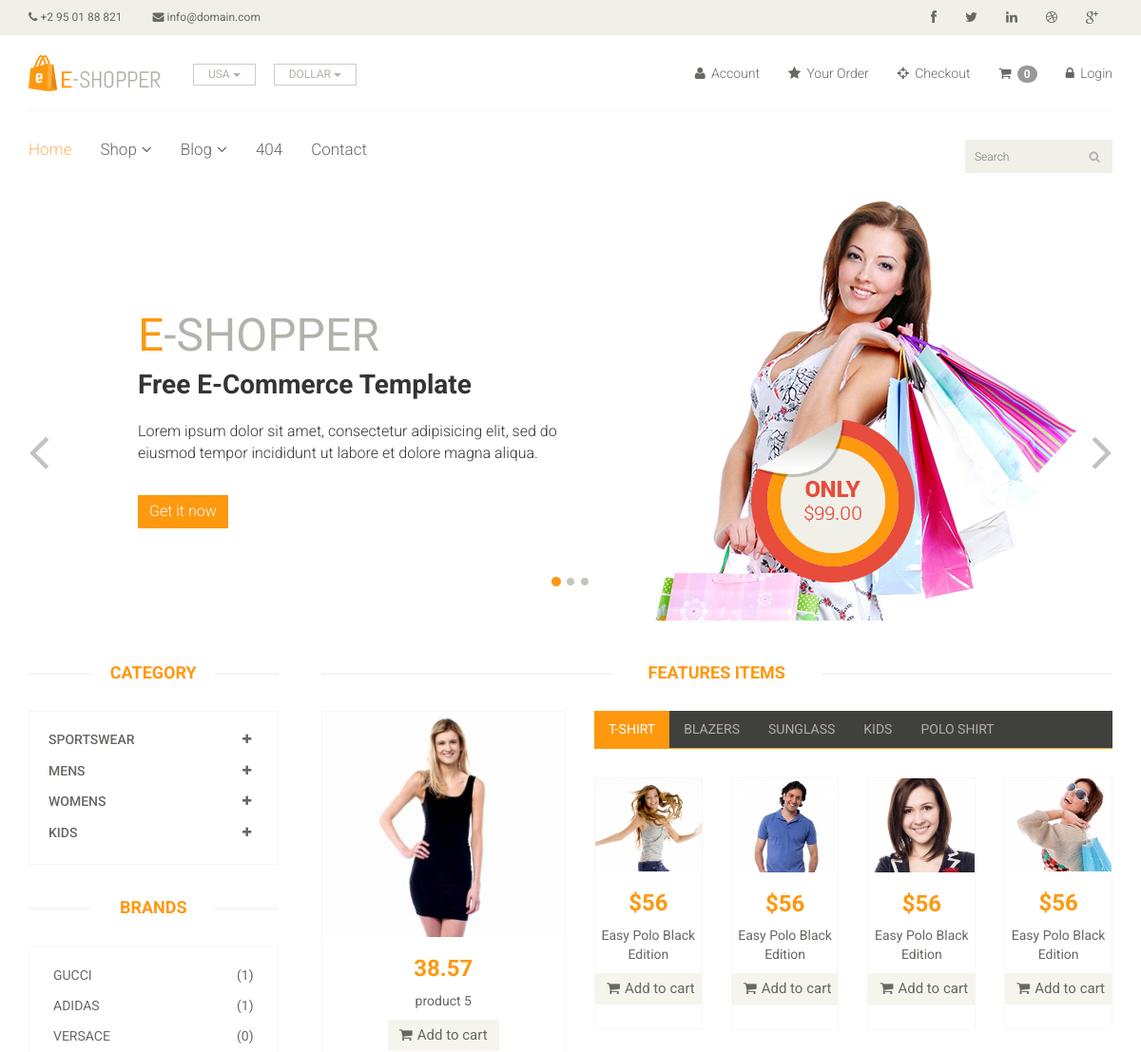
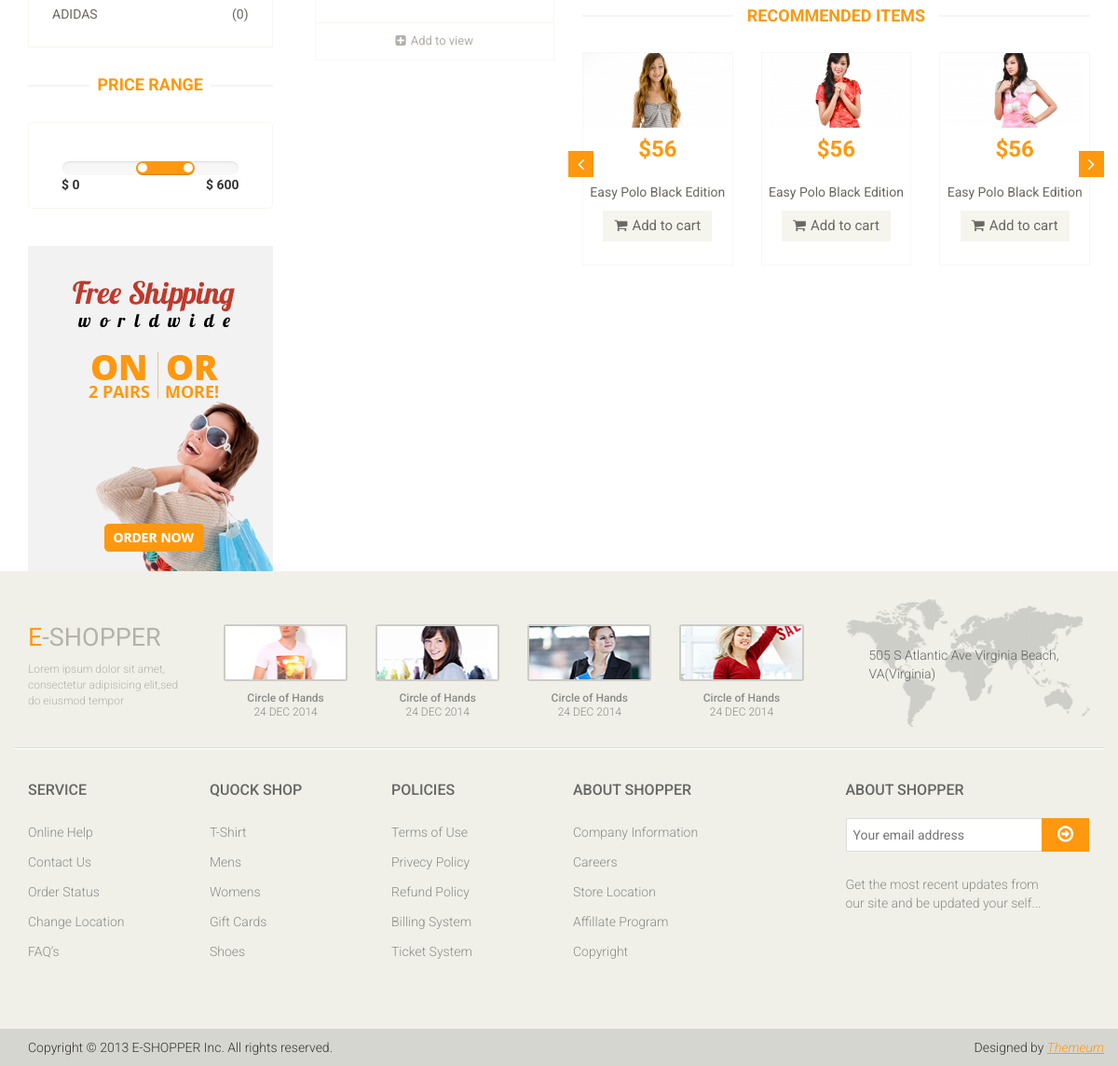
Screenshot of /?category=3 with the database file from the repository (2 pictures, top to bottom).
### shopping/models.py (models this page shows, shortened)
class Category(models.Model):
    name=models.CharField(max_length=150)

class Brand(models.Model):
    name=models.CharField(max_length=100)

class Product(models.Model):
    name=models.CharField(max_length=100)
    brand=models.ForeignKey(Brand,on_delete=models.CASCADE,null=True)
    image=models.ImageField(upload_to='ecommerce/image')
    date=models.DateTimeField(auto_now_add=True)
    price=models.DecimalField(max_digits = 10, decimal_places = 2)
    category=models.ForeignKey(Category,on_delete=models.CASCADE,null=False,default='')
    sub_category=models.ForeignKey(Sub_Category,on_delete=models.CASCADE,null=False,default='')

### shopping/views.py (the view)
# urls.py: path('',index,name='index'),
def index(request):
    category=Category.objects.all()
    categoryID=request.GET.get('category')
    brand=Brand.objects.all()
    brandID=request.GET.get('brand')
    if categoryID:
        product = Product.objects.filter(sub_category =categoryID).order_by('-id')
    elif brandID:
        product = Product.objects.filter(brand = brandID).order_by('-id')
    else:
        product=Product.objects.all()
    context={
        'category':category,
        'product':product,
        'brand':brand,
    }
    return render(request,'index.html',context)

### templates/index.html (shortened to what this page needs)
{% extends 'base.html' %}
{% block content %}
<section id="slider">
 <div class="container">
  <div class="row">
   <div class="col-sm-12">
    <div id="slider-carousel" class="carousel slide" data-ride="carousel">
     <ol class="carousel-indicators">
      <li data-target="#slider-carousel" data-slide-to="0" class="active"></li>
      <li data-target="#slider-carousel" data-slide-to="1"></li>
      <li data-target="#slider-carousel" data-slide-to="2"></li>
     </ol>
     <div class="carousel-inner">
      <div class="item active">
       <div class="col-sm-6">
        <h1><span>E</span>-SHOPPER</h1>
        <h2>Free E-Commerce Template</h2>
        <p>Lorem ipsum dolor sit amet, consectetur adipisicing elit, sed do eiusmod tempor incididunt ut labore et dolore magna aliqua. </p>
        <button type="button" class="btn btn-default get">Get it now</button>
       </div>
       <div class="col-sm-6">
        <img src="/static/images/home/girl1.jpg" class="girl img-responsive" alt="" />
        <img src="/static/images/home/pricing.png"  class="pricing" alt="" />
       </div>
      </div>
     </div>
     <a href="#slider-carousel" class="left control-carousel hidden-xs" data-slide="prev">
      <i class="fa fa-angle-left"></i>
     </a>
     <a href="#slider-carousel" class="right control-carousel hidden-xs" data-slide="next">
      <i class="fa fa-angle-right"></i>
     </a>
    </div>
   </div>
  </div>
 </div>
</section>
<section>
 <div class="container">
  <div class="row">
   <div class="col-sm-3">
    <div class="left-sidebar">
     <h2>Category</h2>
     <div class="panel-group category-products" id="accordian">
      {% for cate in category %}
      <div class="panel panel-default">
       <div class="panel-heading">
        <h4 class="panel-title">
         <a data-toggle="collapse" data-parent="#accordian" href="#{{ cate.id }}">
          <span class="badge pull-right"><i class="fa fa-plus"></i></span>
          {{ cate.name}}
         </a>
        </h4>
       </div>
      </div>
      {% endfor %}
     </div>
     <div class="brands_products">
      <h2>Brands</h2>
      <div class="brands-name">
       <ul class="nav nav-pills nav-stacked">
        {% for i in brand %}
        <li><a href="/?brand={{ i.id }}"> <span class="pull-right">({{i.product_set.count}})</span>{{i.name}}</a></li>
        {% endfor %}
       </ul>
      </div>
     </div>
     <div class="price-range">
      <h2>Price Range</h2>
      <div class="well text-center">
        <input type="text" class="span2" value="" data-slider-min="0" data-slider-max="600" data-slider-step="5" data-slider-value="[250,450]" id="sl2" ><br />
        <b class="pull-left">$ 0</b> <b class="pull-right">$ 600</b>
      </div>
     </div>
     <div class="shipping text-center">
      <img src="/static/images/home/shipping.jpg" alt="" />
     </div>
    </div>
   </div>
   <div class="col-sm-9 padding-right">
    <div class="features_items">
     <h2 class="title text-center">Features Items</h2>
     {% for  pro in product %}
     <div class="col-sm-4">
      <div class="product-image-wrapper">
       <div class="single-products">
        <div class="productinfo text-center">
          <img src="{{ pro.image.url }}" alt="" />
          <h2>{{ pro.price }}</h2>
          <p>{{ pro.name }}</p>
          <a href="{% url 'cart_add' pro.id %}" class="btn btn-default add-to-cart"><i class="fa fa-shopping-cart"></i>Add to cart</a>
         </div>
         <div class="product-overlay">
          <div class="overlay-content">
          </div>
         </div>
       </div>
       <div class="choose">
        <ul class="nav nav-pills nav-justified">
         <li><a href="/product_detail/{{ pro.id}}"><i class="fa fa-plus-square"></i>Add to view</a></li>
        </ul>
       </div>
      </div>
     </div>
     {% endfor %}
    <div class="category-tab">
     <div class="col-sm-12">
      <ul class="nav nav-tabs">
       <li class="active"><a href="#tshirt" data-toggle="tab">T-Shirt</a></li>
       <li><a href="#blazers" data-toggle="tab">Blazers</a></li>
       <li><a href="#sunglass" data-toggle="tab">Sunglass</a></li>
       <li><a href="#kids" data-toggle="tab">Kids</a></li>
       <li><a href="#poloshirt" data-toggle="tab">Polo shirt</a></li>
      </ul>
     </div>
     <div class="tab-content">
      <div class="tab-pane fade active in" id="tshirt" >
       <div class="col-sm-3">
        <div class="product-image-wrapper">
         <div class="single-products">
          <div class="productinfo text-center">
           <img src="images/home/gallery1.jpg" alt="" />
           <h2>$56</h2>
           <p>Easy Polo Black Edition</p>
           <a href="#" class="btn btn-default add-to-cart"><i class="fa fa-shopping-cart"></i>Add to cart</a>
          </div>
         </div>
        </div>
       </div>
       <div class="col-sm-3">
        <div class="product-image-wrapper">
         <div class="single-products">
          <div class="productinfo text-center">
           <img src="images/home/gallery2.jpg" alt="" />
           <h2>$56</h2>
           <p>Easy Polo Black Edition</p>
           <a href="#" class="btn btn-default add-to-cart"><i class="fa fa-shopping-cart"></i>Add to cart</a>
          </div>
         </div>
        </div>
       </div>
       <div class="col-sm-3">
        <div class="product-image-wrapper">
         <div class="single-products">
          <div class="productinfo text-center">
           <img src="images/home/gallery3.jpg" alt="" />
           <h2>$56</h2>
           <p>Easy Polo Black Edition</p>
           <a href="#" class="btn btn-default add-to-cart"><i class="fa fa-shopping-cart"></i>Add to cart</a>
          </div>
         </div>
        </div>
       </div>
       <div class="col-sm-3">
        <div class="product-image-wrapper">
         <div class="single-products">
          <div class="productinfo text-center">
           <img src="images/home/gallery4.jpg" alt="" />
           <h2>$56</h2>
           <p>Easy Polo Black Edition</p>
           <a href="#" class="btn btn-default add-to-cart"><i class="fa fa-shopping-cart"></i>Add to cart</a>
          </div>
         </div>
        </div>
       </div>
      </div>
     </div>
    </div>
    <div class="recommended_items">
     <h2 class="title text-center">recommended items</h2>
     <div id="recommended-item-carousel" class="carousel slide" data-ride="carousel">
      <div class="carousel-inner">
       <div class="item active">
        <div class="col-sm-4">
         <div class="product-image-wrapper">
          <div class="single-products">
           <div class="productinfo text-center">
            <img src="images/home/recommend1.jpg" alt="" />
            <h2>$56</h2>
            <p>Easy Polo Black Edition</p>
            <a href="#" class="btn btn-default add-to-cart"><i class="fa fa-shopping-cart"></i>Add to cart</a>
           </div>
          </div>
         </div>
        </div>
        <div class="col-sm-4">
         <div class="product-image-wrapper">
          <div class="single-products">
           <div class="productinfo text-center">
            <img src="images/home/recommend2.jpg" alt="" />
            <h2>$56</h2>
            <p>Easy Polo Black Edition</p>
            <a href="#" class="btn btn-default add-to-cart"><i class="fa fa-shopping-cart"></i>Add to cart</a>
           </div>
          </div>
         </div>
        </div>
        <div class="col-sm-4">
         <div class="product-image-wrapper">
          <div class="single-products">
           <div class="productinfo text-center">
            <img src="images/home/recommend3.jpg" alt="" />
            <h2>$56</h2>
            <p>Easy Polo Black Edition</p>
            <a href="#" class="btn btn-default add-to-cart"><i class="fa fa-shopping-cart"></i>Add to cart</a>
           </div>
          </div>
         </div>
        </div>
       </div>
      </div>
       <a class="left recommended-item-control" href="#recommended-item-carousel" data-slide="prev">
       <i class="fa fa-angle-left"></i>
        </a>
        <a class="right recommended-item-control" href="#recommended-item-carousel" data-slide="next">
       <i class="fa fa-angle-right"></i>
        </a>
     </div>
    </div>
   </div>
  </div>
 </div>
</section>
{% endblock %}

### rows the page displays
Category: name "SPORTSWEAR"
Category: name "MENS"
Category: name "WOMENS"
Category: name "KIDS"
Brand: product_set.count "1", name "GUCCI"
Brand: product_set.count "1", name "ADIDAS"
Brand: product_set.count "0", name "VERSACE"
Brand: product_set.count "0", name "ADIDAS"
Product: image (picture), price "38.57", name "product 5"

### other values shown
{{ request.session.cart|length }} "0"
